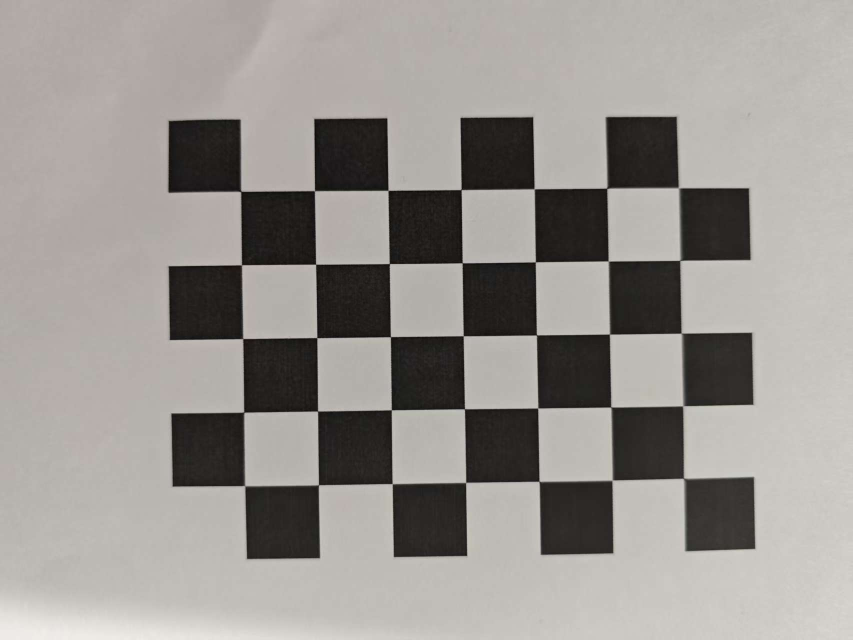
#> input picture calibration_images/1.jpg, 1706 x 1279 px (shown at 1/2 size); its folder holds 4 pictures in this run
$ python calibrate.py
#> lines starting #> are read from the running program, lines starting #| are printed output that depends on the picture; after the words box and inside, x2 and y2 are one past the last pixel; in counts of white or black regions, pixels touching at a corner belong together
import numpy as np
import cv2
import glob

# --- 1. 参数设置 ---
# 棋盘格内角点数量 (行, 列) -> 注意：是交点数量，不是格子数
CHECKERBOARD = (7, 5)
# 棋盘格每个小方块的实际尺寸（单位可以是 mm 或 m，这决定了最后平移向量的单位）
SQUARE_SIZE = 15  # 假设每个方格 25mm

# 设置寻找亚像素角点的迭代准则
criteria = (cv2.TERM_CRITERIA_EPS + cv2.TERM_CRITERIA_MAX_ITER, 30, 0.001)

# 创建坐标容器
objpoints = [] # 在真实世界空间中的 3D 点
imgpoints = [] # 在图像平面中的 2D 点

# 准备 3D 世界坐标点，如 (0,0,0), (1,0,0), (2,0,0) ....,(6,4,0)
objp = np.zeros((1, CHECKERBOARD[0] * CHECKERBOARD[1], 3), np.float32)
objp[0,:,:2] = np.mgrid[0:CHECKERBOARD[0], 0:CHECKERBOARD[1]].T.reshape(-1, 2)
objp *= SQUARE_SIZE

# --- 2. 加载图像并提取角点 ---
images = glob.glob('../calibration_images/*.jpg') # 图像路径

for fname in images:
    img = cv2.imread(fname)
#> img is the input picture: shape (1279, 1706, 3); mean B, G, R 144.7, 148.8, 153
    gray = cv2.cvtColor(img, cv2.COLOR_BGR2GRAY)

    # 找到棋盘格角点
    ret, corners = cv2.findChessboardCorners(gray, CHECKERBOARD,
                                             cv2.CALIB_CB_ADAPTIVE_THRESH +
                                             cv2.CALIB_CB_FAST_CHECK +
                                             cv2.CALIB_CB_NORMALIZE_IMAGE)
#> ret = True; corners = 35 rows, first 8: [482, 383], [629.5, 382], [775.9, 383.2], [924.2, 380.5], [1067.1, 379.6], [1214.5, 376.5], [1355.7, 377.7], [483.5, 530]

    if ret == True:
        objpoints.append(objp)
        # 精细化角点坐标（亚像素级）
        corners2 = cv2.cornerSubPix(gray, corners, (11, 11), (-1, -1), criteria)
#> corners2 = 35 rows, first 8: [482, 383.3], [629.5, 382], [776.5, 381.2], [922.7, 379.7], [1068.7, 378.3], [1213.9, 377.1], [1357.5, 376.2], [483.5, 530.2]
        imgpoints.append(corners2)

        # 绘制并显示角点（可选）
        cv2.drawChessboardCorners(img, CHECKERBOARD, corners2, ret)
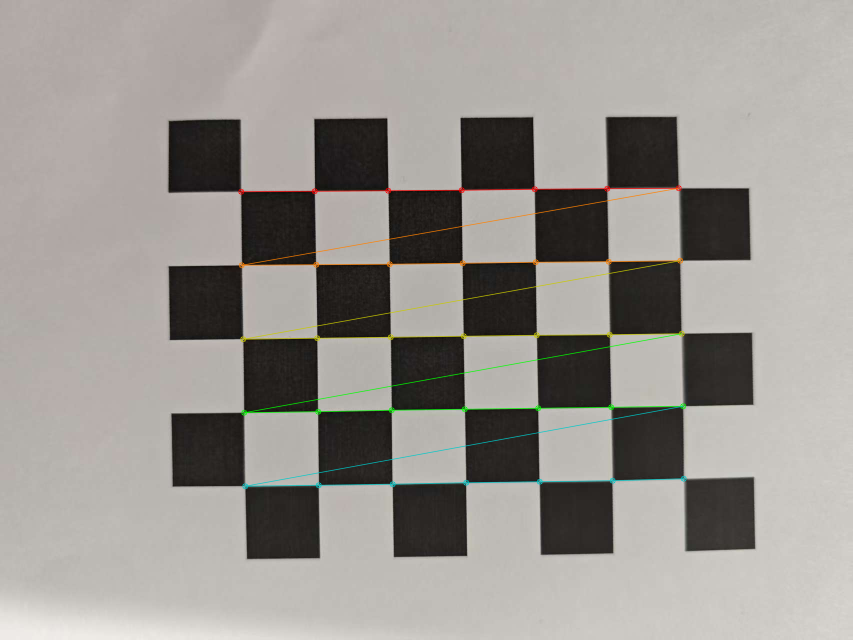
#> img: shape (1279, 1706, 3) (shown at 1/2 size); 1.22% of pixels changed, all inside (x1, y1, x2, y2) = (476, 370, 1374, 979)
        cv2.imshow('Corner Detection', img)
        cv2.imwrite('detection.jpg', img)
        cv2.waitKey(100)
#> pass 2 of the loop `for fname in images:`:
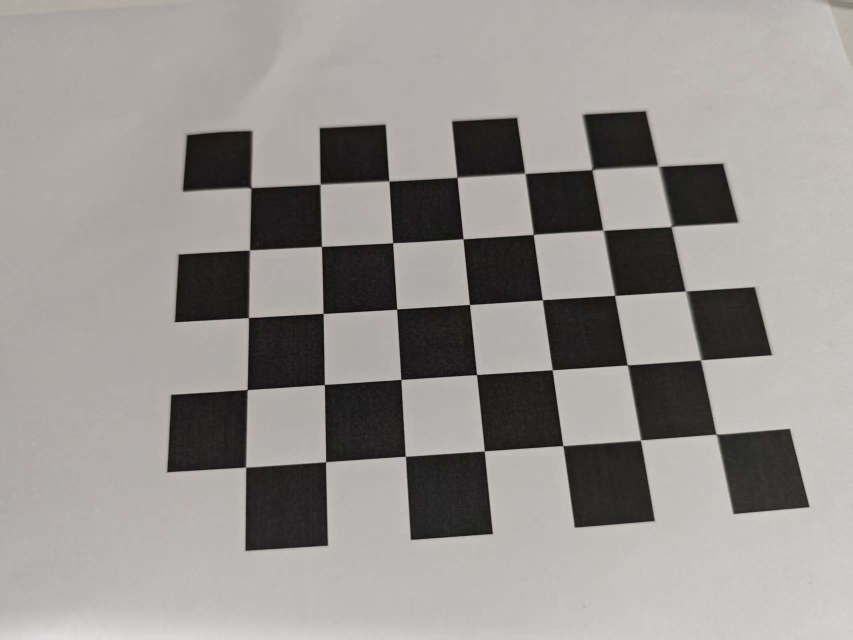
#> input picture calibration_images/2.jpg, 1706 x 1279 px (shown at 1/2 size)
#> img is the input picture: shape (1279, 1706, 3); mean B, G, R 143.7, 146.6, 151.8
#> corners = 35 rows, first 8: [503.5, 376.6], [640, 369], [777.5, 362.5], [914, 355], [1050, 346.5], [1183.2, 341.3], [1319.1, 330.7], [499, 500.5]
#> corners2 = 35 rows, first 8: [502.5, 376.1], [640.8, 369.1], [778.4, 362.6], [914.3, 355.2], [1049.9, 347.4], [1184, 340.2], [1316.7, 332.9], [499.6, 500.6]
#> `cv2.drawChessboardCorners(img, CHECKERBOARD, corners2, ret)`:
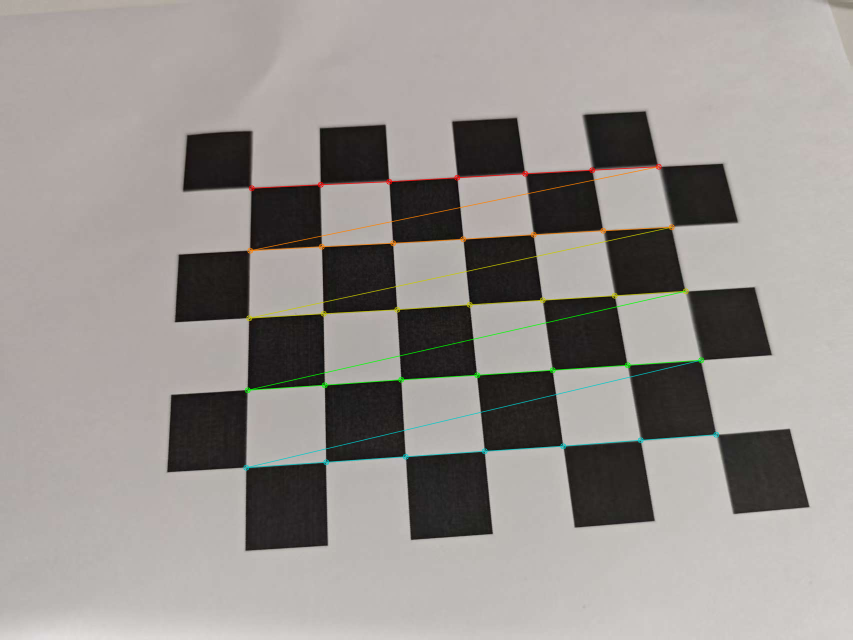
#> img: shape (1279, 1706, 3) (shown at 1/2 size); 1.21% of pixels changed, all inside (x1, y1, x2, y2) = (486, 327, 1439, 942)
#> pass 3 of the loop `for fname in images:`:
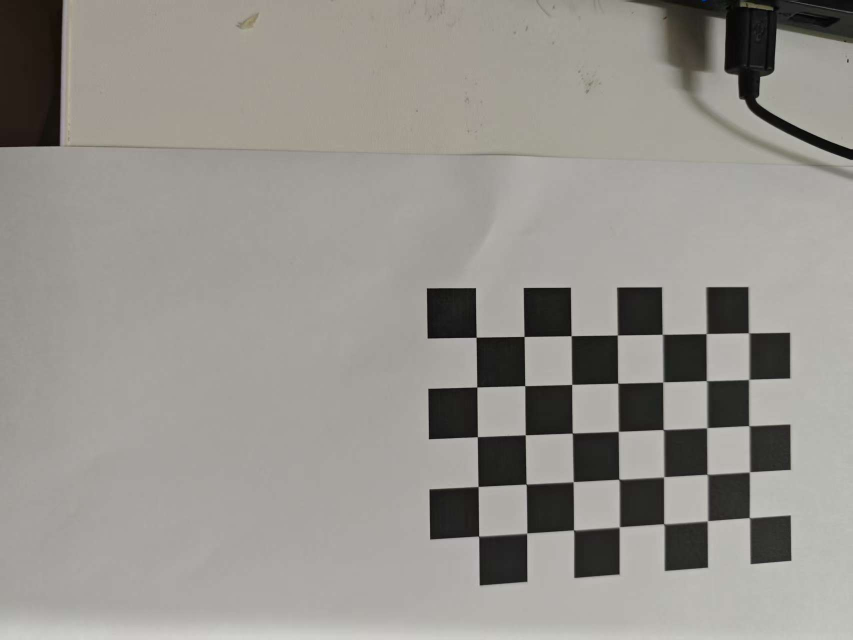
#> input picture calibration_images/3.jpg, 1706 x 1279 px (shown at 1/2 size)
#> img is the input picture: shape (1279, 1706, 3); mean B, G, R 141.8, 147.3, 150.4
#> corners = 35 rows, first 8: [952.1, 675.6], [1047.5, 672.5], [1141.1, 672.7], [1233.9, 669.4], [1323.1, 669.5], [1411.4, 666.4], [1497.5, 666.5], [954.7, 774.6]
#> corners2 = 35 rows, first 8: [952.6, 674.9], [1048.6, 673.4], [1142.6, 671.9], [1234.9, 670.5], [1324.9, 668.8], [1412.8, 667.7], [1497.6, 666.2], [954.2, 774.4]
#> `cv2.drawChessboardCorners(img, CHECKERBOARD, corners2, ret)`:
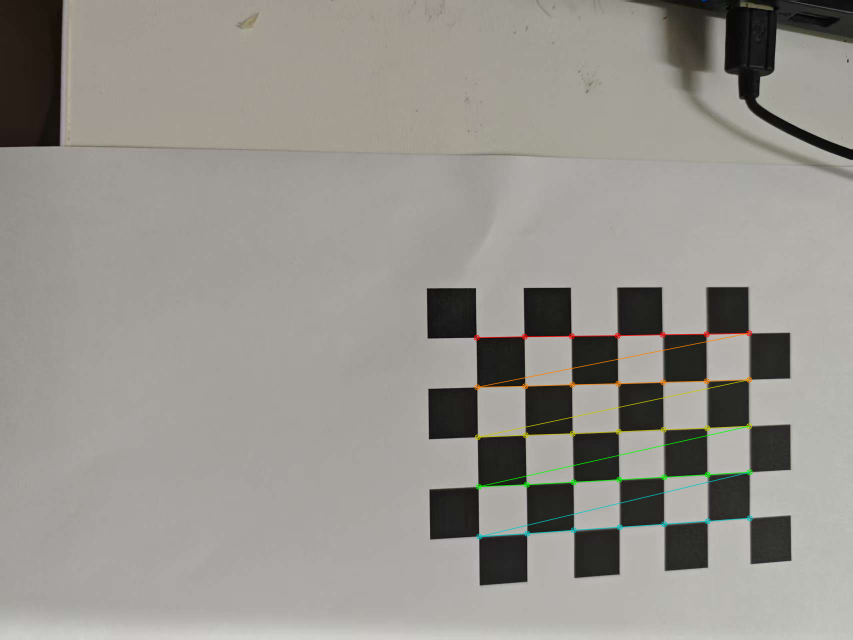
#> img: shape (1279, 1706, 3) (shown at 1/2 size); 0.8% of pixels changed, all inside (x1, y1, x2, y2) = (947, 660, 1506, 1080)
#> the loop made 4 passes; the first 3 are shown

cv2.destroyAllWindows()

# --- 3. 运行标定 (核心步骤) ---
# ret: 重投影误差, mtx: 内参矩阵, dist: 畸变系数, rvecs: 旋转向量, tvecs: 平移向量
ret, mtx, dist, rvecs, tvecs = cv2.calibrateCamera(objpoints, imgpoints, gray.shape[::-1], None, None)

print("\n--- 标定结果 ---")
print(f"重投影误差 (RMS Error): {ret}")
print(f"相机内参矩阵 (Intrinsic Matrix):\n{mtx}")
print(f"畸变系数 (Distortion Coefficients):\n{dist}")

# --- 4. 畸变校正演示 ---
# 读取一张图片进行测试
#> (the run stopped early here; a loop or call above may not have finished)
